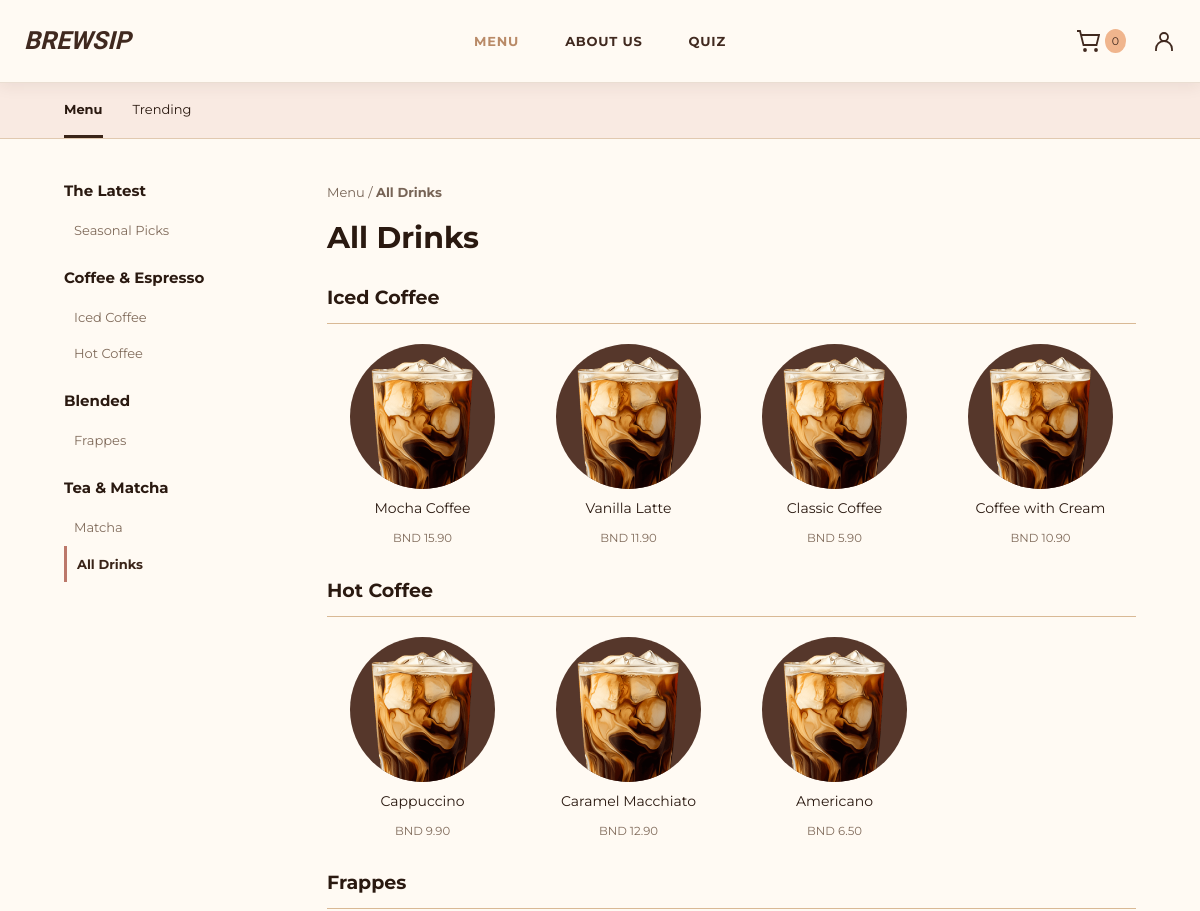
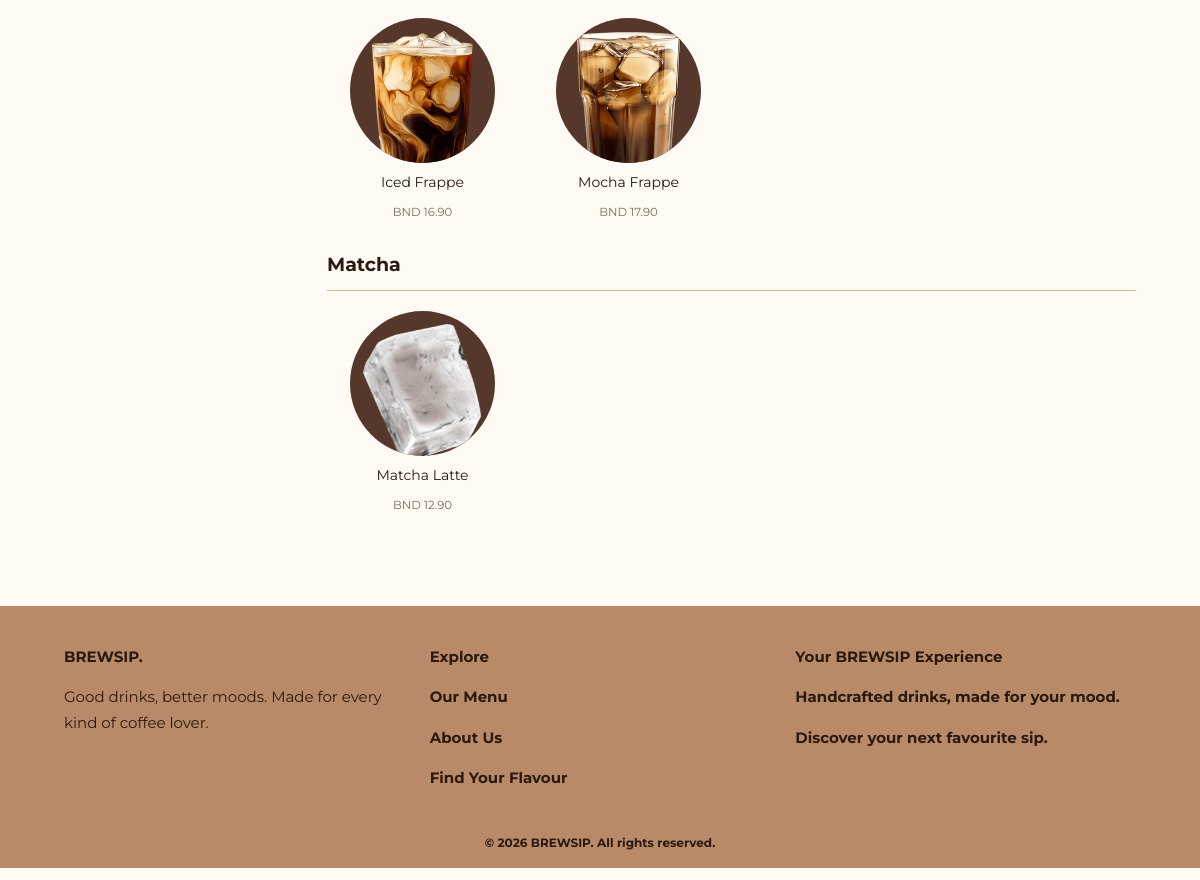
Page /menu.php on the committed database (2 pictures, top to bottom).
### tables this page shows
CREATE TABLE `category` (
  `category_id` int(11) NOT NULL,
  `category_name` varchar(100) NOT NULL
);

CREATE TABLE `menu_item` (
  `menu_id` int(11) NOT NULL,
  `category_id` int(11) NOT NULL,
  `menu_name` varchar(100) NOT NULL,
  `description` text DEFAULT NULL,
  `price` decimal(10,2) NOT NULL,
  `stock_quantity` int(11) NOT NULL DEFAULT 0,
  `availability` tinyint(1) NOT NULL DEFAULT 1,
  `image` varchar(255) DEFAULT NULL
);

### config/app.php (called while the page is built, shortened)
<?php
function h($v) {
    return htmlspecialchars((string) $v, ENT_QUOTES, 'UTF-8');
}
function money($v) {
    return 'BND ' . number_format((float) $v, 2);
}
function logged() {
    return isset($_SESSION['customer_id']);
}
function image_path($v) {
    $v = basename((string) $v);
    return $v && is_file(__DIR__ . '/../assets/img/' . $v)
        ? 'assets/img/' . rawurlencode($v)
        : 'assets/img/products-coffee-1.png';
}
function cart_count() {
    return array_sum($_SESSION['cart'] ?? []);
}
function item_picture($m) {
    return image_path($m['image'] ?? '');
}

### menu.php (the view, shortened to what this page needs)
<?php
require 'config/app.php';
$cat = max(0, (int) ($_GET['category'] ?? 0));
$tab = $_GET['tab'] ?? 'menu';
$cats = $db->query(
    'SELECT *
     FROM category
     ORDER BY category_id'
)->fetch_all(MYSQLI_ASSOC);
$q = 'SELECT m.*, c.category_name
      FROM menu_item m
      JOIN category c ON c.category_id = m.category_id
      WHERE m.availability = 1';
if ($cat && $tab === 'menu') {
    $st = $db->prepare(
        $q . ' AND m.category_id = ?
               ORDER BY m.menu_name'
    );
    $st->bind_param('i', $cat);
    $st->execute();
    $items = $st->get_result()->fetch_all(MYSQLI_ASSOC);
} else {
    $items = $db->query(
        $q . ' ORDER BY m.menu_id'
    )->fetch_all(MYSQLI_ASSOC);
}
$selected = 'All Drinks';
include 'includes/header.php';
?>
<div class="product-tabs">
    <div class="wrap">
        <?php foreach (
            [
                'menu' => 'Menu',
                'trending' => 'Trending'
            ] as $k => $v
        ): ?>
            <a
                class="<?= $tab === $k ? 'on' : '' ?>"
                href="menu.php?tab=<?= $k ?>"
            >
                <?= h($v) ?>
            </a>
        <?php endforeach; ?>
    </div>
</div>
<div class="wrap menu-layout">
    <aside class="menu-sidebar">
        <h3>
            The Latest
        </h3>
        <a href="menu.php?tab=trending">
            Seasonal Picks
        </a>
        <h3>
            Coffee & Espresso
        </h3>
        <?php foreach ($cats as $c): ?>
            <?php if (
                stripos($c['category_name'], 'coffee') !== false
            ): ?>
                <a
                    class="<?= $cat == (int) $c['category_id'] && $tab === 'menu' ? 'on' : '' ?>"
                    href="menu.php?category=<?= $c['category_id'] ?>"
                >
                    <?= h($c['category_name']) ?>
                </a>
            <?php endif; ?>
        <?php endforeach; ?>
        <h3>
            Blended
        </h3>
        <?php foreach ($cats as $c): ?>
            <?php if (
                stripos($c['category_name'], 'frappe') !== false
            ): ?>
                <a
                    class="<?= $cat == (int) $c['category_id'] ? 'on' : '' ?>"
                    href="menu.php?category=<?= $c['category_id'] ?>"
                >
                    <?= h($c['category_name']) ?>
                </a>
            <?php endif; ?>
        <?php endforeach; ?>
        <h3>
            Tea & Matcha
        </h3>
        <?php foreach ($cats as $c): ?>
            <?php if (
                stripos($c['category_name'], 'matcha') !== false ||
                stripos($c['category_name'], 'tea') !== false
            ): ?>
                <a
                    class="<?= $cat == (int) $c['category_id'] ? 'on' : '' ?>"
                    href="menu.php?category=<?= $c['category_id'] ?>"
                >
                    <?= h($c['category_name']) ?>
                </a>
            <?php endif; ?>
        <?php endforeach; ?>
        <a
            href="menu.php"
            class="<?= $cat === 0 && $tab === 'menu' ? 'on' : '' ?>"
        >
            All Drinks
        </a>
    </aside>
    <section class="menu-content">
        <div class="crumb">
            Menu /
            <strong>
                <?= h(
                    $tab === 'menu'
                        ? $selected
                        : ucfirst($tab)
                ) ?>
            </strong>
        </div>
        <h1>
            <?= h(
                $tab === 'menu'
                    ? $selected
                    : ucfirst($tab)
            ) ?>
        </h1>
        <?php
        $groups = [];
        foreach ($items as $m) {
            $groups[$m['category_name']][] = $m;
        }
        ?>
        <?php foreach ($groups as $group => $drinks): ?>
            <h2>
                <?= h($group) ?>
            </h2>
            <div class="drink-grid">
                <?php foreach ($drinks as $m): ?>
                    <a
                        class="drink-tile"
                        href="drink.php?id=<?= $m['menu_id'] ?>"
                    >
                        <span class="drink-circle">
                            <img
                                src="<?= h(item_picture($m)) ?>"
                                alt="<?= h($m['menu_name']) ?>"
                            >
                        </span>
                        <span>
                            <?= h($m['menu_name']) ?>
                        </span>
                        <small>
                            <?= money($m['price']) ?>
                        </small>
                    </a>
                <?php endforeach; ?>
            </div>
        <?php endforeach; ?>
    </section>
</div>
<?php include 'includes/footer.php'; ?>

### includes/header.php (shortened to what this page needs)
<?php
$current = basename($_SERVER['PHP_SELF']);
?>
<!DOCTYPE html>
<html lang="en">
<head>
    <link rel="stylesheet" href="assets/style.css">
    <link rel="stylesheet" href="assets/design.css">
    <link
        rel="stylesheet"
        href="https://cdn.jsdelivr.net/npm/remixicon@4.9.1/fonts/remixicon.css"
    >
</head>
<body>
    <header>
        <nav class="wrap nav new-nav">
            <a class="logo" href="index.php">
                BREWSIP
            </a>
            <div class="links" id="mobile-nav">
                <a
                    class="<?= in_array($current, ['menu.php', 'drink.php']) ? 'active' : '' ?>"
                    href="menu.php"
                >
                    Menu
                </a>
                <a
                    class="<?= $current === 'about.php' ? 'active' : '' ?>"
                    href="about.php"
                >
                    About Us
                </a>
                <a
                    class="<?= $current === 'quiz.php' ? 'active' : '' ?>"
                    href="quiz.php"
                >
                    Quiz
                </a>
            </div>
            <div class="nav-actions">
                <a
                    href="cart.php"
                    aria-label="Shopping cart"
                    title="Cart"
                >
                    <svg
                        viewBox="0 0 24 24"
                        fill="none"
                        stroke="currentColor"
                        stroke-width="1.8"
                    >
                        <circle cx="9" cy="21" r="1"/>
                        <circle cx="20" cy="21" r="1"/>
                        <path d="M1 2h3l3.5 14h13l2.5-10H5"/>
                    </svg>
                    <span class="cart-badge">
                        <?= cart_count() ?>
                    </span>
                </a>
                <a
                    href="<?= logged() ? 'orders.php' : 'login.php' ?>"
                    aria-label="<?= logged() ? 'My account' : 'Log in' ?>"
                    title="Account"
                >
                    <svg
                        viewBox="0 0 24 24"
                        fill="none"
                        stroke="currentColor"
                        stroke-width="1.8"
                    >
                        <circle cx="12" cy="8" r="4"/>
                        <path d="M4 22v-2a8 8 0 0 1 16 0v2"/>
                    </svg>
                </a>
            </div>
        </nav>
    </header>
    <main>

### includes/footer.php
</main>
<footer>
    <div class="wrap footer">
        <div class="footer-brand">
            <strong>BREWSIP.</strong>
            <p class="footer-message">
                Good drinks, better moods.
                Made for every kind of coffee lover.
            </p>
        </div>
        <div class="footer-links">
            <strong>Explore</strong>
            <p>
                <strong><a href="menu.php">Our Menu</a></strong>
            </p>
            <p>
                <strong><a href="about.php">About Us</a><strong>
            </p>
            <p>
                <strong><a href="quiz.php">Find Your Flavour</a><strong>
            </p>
        </div>
        <div class="footer-info">
            <strong>Your BREWSIP Experience</strong>
            <p>
                Handcrafted drinks, made for your mood.
            </p>
            <p>
                Discover your next favourite sip.
            </p>
        </div>
    </div>
    <div class="footer-bottom">
        <p class="copyright">
            © 2026 BREWSIP. All rights reserved.
        </p>
    </div>
</footer>
</body>
</html>

### assets/style.css (style rules this page uses)
:root { --dark: #3a2418; --mid: #b98a67; --soft: #d9b995; --beige: #f3e6d3; --cream: #fbf6ee; --ink: #2a1910; --muted: #6d5545; }
* { box-sizing: border-box; }
body { margin: 0; background: var(--beige); color: var(--ink); font: 15px/1.7 Montserrat, Arial, sans-serif; }
h1, h2, h3, .logo { font-family: 'Exo 2', Arial, sans-serif; font-style: italic; line-height: 1.15; }
h1, h2 { text-transform: uppercase; }
a { color: inherit; text-decoration: none; }
.wrap { max-width: 1120px; margin: auto; padding-left: 24px; padding-right: 24px; }
header { background: var(--dark); color: var(--beige); position: sticky; top: 0; z-index: 20; }
.nav { min-height: 72px; display: flex; align-items: center; justify-content: space-between; gap: 16px; }
.logo { font-size: 24px; font-weight: 800; }
.links { display: flex; gap: 20px; align-items: center; flex-wrap: wrap; }
.links a { font-size: 12px; font-weight: 700; text-transform: uppercase; }
.links .active, .links a:hover { color: var(--mid); }
footer { background: var(--mid); }
.footer { display: grid; grid-template-columns: repeat(3, 1fr); gap: 25px; padding-top: 38px; }
.copyright { text-align: center; padding: 15px; font-size: 12px; }

### rows in the picture
category: category_name "Iced Coffee"
category: category_name "Hot Coffee"
category: category_name "Frappes"
category: category_name "Matcha"
menu_item: menu_name "Mocha Coffee", price "BND 15.90"
menu_item: menu_name "Vanilla Latte", price "BND 11.90"
menu_item: image (picture), menu_name "Classic Coffee", price "BND 5.90"
menu_item: menu_name "Coffee with Cream", price "BND 10.90"
menu_item: menu_name "Cappuccino", price "BND 9.90"
menu_item: menu_name "Caramel Macchiato", price "BND 12.90"
menu_item: menu_name "Americano", price "BND 6.50"
menu_item: menu_name "Iced Frappe", price "BND 16.90"
menu_item: image (picture), menu_name "Mocha Frappe", price "BND 17.90"
menu_item: image (picture), menu_name "Matcha Latte", price "BND 12.90"

### other values in the picture
cart_count() "0"
$v "Menu"
$v "Trending"
$group "Iced Coffee"
$group "Hot Coffee"
$group "Frappes"
$group "Matcha"
